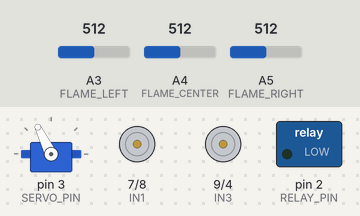
A sketch run on a simulated Arduino Uno, built with avr-gcc and run on an emulated ATmega328P. On the bench: servo, motor-driver pin pairs drawn as motors (green arrow = first pin HIGH = forward, orange = second pin HIGH = backward, longer = more drive, scaled by the enable pin), switched loads named in the sketch (green lamp = pin HIGH). The test bench sets the inputs (shaded band); at power-on: A4 (FLAME_CENTER) = 512, A3 (FLAME_LEFT) = 512, A5 (FLAME_RIGHT) = 512.

Above: at 1.2 s.
1.3 s: A4 (FLAME_CENTER) set to 790
At 1.97 s:
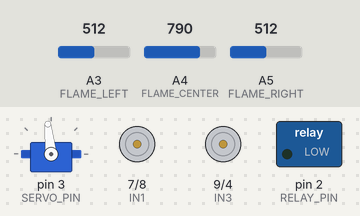
4.3 s: A4 (FLAME_CENTER) set to 813
At 4.71 s:
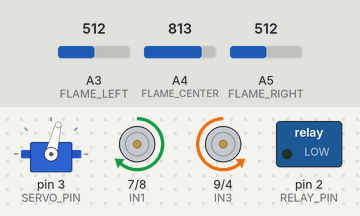
7.3 s: A3 (FLAME_LEFT) set to 787
10.3 s: A3 (FLAME_LEFT) set to 816
At 10.48 s:
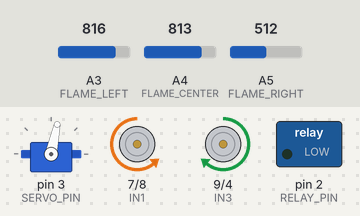
13.3 s: A5 (FLAME_RIGHT) set to 786
16.3 s: A5 (FLAME_RIGHT) set to 813
At 17.2 s:
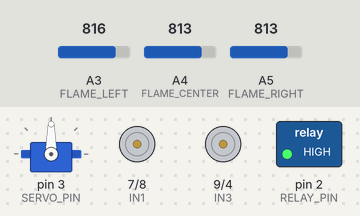
Timing chart, 0 to 18.8 s (numbered marks = the images above; inputs shaded):
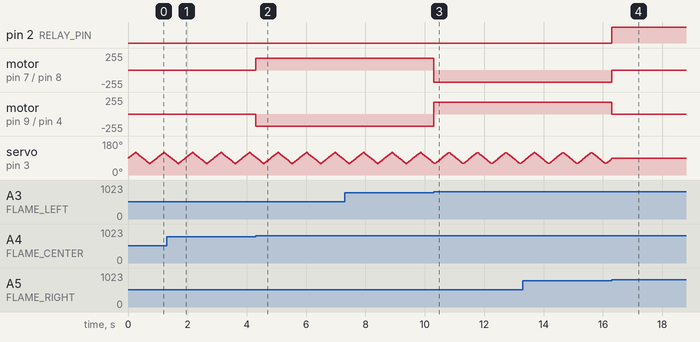

Measured:
- the behaviour switches between 799 and 800 on A4 (FLAME_CENTER) (found by bisection; images 1 and 2)
- the behaviour switches between 799 and 800 on A3 (FLAME_LEFT) (found by bisection; images 2 and 3)
- the behaviour switches between 799 and 800 on A5 (FLAME_RIGHT) (found by bisection; images 3 and 4)
- after the input at 4.3 s, motor on pin 7 (IN1) / pin 8 (IN2): stopped → forward 180/255 at once; motor on pin 9 (IN3) / pin 4 (IN4): stopped → backward 180/255 at once
- after the input at 10.3 s, motor on pin 7 (IN1) / pin 8 (IN2): forward 180/255 → backward 180/255 at once; motor on pin 9 (IN3) / pin 4 (IN4): backward 180/255 → forward 180/255 at once
- after the input at 16.3 s, pin 2 (RELAY_PIN): LOW → HIGH at once; motor on pin 7 (IN1) / pin 8 (IN2): backward 180/255 → stopped at once; motor on pin 9 (IN3) / pin 4 (IN4): forward 180/255 → stopped at once; servo on pin 3 (SERVO_PIN): goes on until 16.3 s, then stays 90°

The sketch:

Fire_Suppression_Robotic_Vehicle_Code.ino
```cpp
#include <SoftwareSerial.h>
#include <Servo.h>

// ---------------------- Pin Definitions ----------------------
SoftwareSerial BT(10, 11); // TX, RX

// Motor driver pins
const int ENA = 5;
const int ENB = 6;
const int IN1 = 7;
const int IN2 = 8;
const int IN3 = 9;
const int IN4 = 4;

// Flame Sensors and Relay
const int FLAME_LEFT = A3;
const int FLAME_CENTER = A4;
const int FLAME_RIGHT = A5;
const int RELAY_PIN = 2;
const int FIRE_THRESHOLD = 800;

// Servo setup
const int SERVO_PIN = 3;
Servo waterServo;

// ---------------------- Global Variables ----------------------
int Speed = 180;

// Fire/Servo variables
bool isFightingFire = false;
unsigned long lastServoMoveTime = 0;
int servoPos = 90;
int servoDirection = 2; // Smaller step (2 degrees) for smoother movement

// ---------------------- Setup ----------------------
void setup() {
  Serial.begin(9600);
  BT.begin(9600);

  waterServo.attach(SERVO_PIN);
  waterServo.write(90);

  pinMode(ENA, OUTPUT); pinMode(ENB, OUTPUT);
  pinMode(IN1, OUTPUT); pinMode(IN2, OUTPUT);
  pinMode(IN3, OUTPUT); pinMode(IN4, OUTPUT);

  pinMode(RELAY_PIN, OUTPUT);
  digitalWrite(RELAY_PIN, HIGH); // Pump off by default

  pinMode(FLAME_LEFT, INPUT);
  pinMode(FLAME_CENTER, INPUT);
  pinMode(FLAME_RIGHT, INPUT);

  stopCar();
}

// ---------------------- Main Loop ----------------------
void loop() {
  checkFire();          // Check for emergencies, steer towards fire, and pump
  checkBluetooth();     // Process BT commands (works when there is no fire)
  handleServoLine();    // Sweep servo if pumping
}

// ---------------------- Core Functions ----------------------

void checkBluetooth() {
  // Only process manual commands if the robot isn't busy fighting a fire
  if (!isFightingFire) {
    while (BT.available()) {
      char cmd = BT.read();
      executeCommand(cmd);
    }
  } else {
    // Clear the Bluetooth buffer so commands don't queue up while fighting fire
    while (BT.available()) {
      BT.read();
    }
  }
}

void checkFire() {
  int fLeft = analogRead(FLAME_LEFT);
  int fCenter = analogRead(FLAME_CENTER);
  int fRight = analogRead(FLAME_RIGHT);

  // Check if ANY fire sensor detects fire
  if (fCenter < FIRE_THRESHOLD || fLeft < FIRE_THRESHOLD || fRight < FIRE_THRESHOLD) {
    isFightingFire = true;
    digitalWrite(RELAY_PIN, LOW); // Turn ON pump

    // Autonomous movement to track the fire
    if (fCenter < FIRE_THRESHOLD) {
      // Fire is directly in front: Stop moving and focus on spraying
      stopCar();
    } else if (fLeft < FIRE_THRESHOLD) {
      // Fire is to the left: Turn left to face it
      left();
    } else if (fRight < FIRE_THRESHOLD) {
      // Fire is to the right: Turn right to face it
      right();
    }

  } else {
    if (isFightingFire) {
      // Fire is extinguished or lost, turn off pump and center the nozzle
      digitalWrite(RELAY_PIN, HIGH); // Turn OFF pump
      waterServo.write(90);
      stopCar();                     // Stop autonomous movement
      isFightingFire = false;
    }
  }
}

void handleServoLine() {
  if (isFightingFire) {
    // Move servo slightly every 15 milliseconds for a very smooth sweep
    if (millis() - lastServoMoveTime > 15) {
      lastServoMoveTime = millis();
      servoPos += servoDirection;

      // Reverse direction at the edges (sweeps between 60 and 120 degrees)
      if (servoPos >= 120) servoDirection = -2;
      else if (servoPos <= 60) servoDirection = 2;

      waterServo.write(servoPos);
    }
  }
}

// ---------------------- Command Execution ----------------------
void executeCommand(char cmd) {
  switch (cmd) {
    case 'F': forward(); break;
    case 'B': backward(); break;
    case 'L': left(); break;
    case 'R': right(); break;
    case 'S': stopCar(); break;

    case '0': Speed = 100; break;
    case '1': Speed = 140; break;
    case '2': Speed = 153; break;
    case '3': Speed = 165; break;
    case '4': Speed = 178; break;
    case '5': Speed = 191; break;
    case '6': Speed = 204; break;
    case '7': Speed = 216; break;
    case '8': Speed = 229; break;
    case '9': Speed = 242; break;
    case 'q': Speed = 255; break;
  }
}

// ---------------------- Motor Controls ----------------------
void forward() {
  digitalWrite(IN1, LOW); digitalWrite(IN2, HIGH);
  digitalWrite(IN3, LOW); digitalWrite(IN4, HIGH);
  analogWrite(ENA, Speed); analogWrite(ENB, Speed);
}

void backward() {
  digitalWrite(IN1, HIGH); digitalWrite(IN2, LOW);
  digitalWrite(IN3, HIGH); digitalWrite(IN4, LOW);
  analogWrite(ENA, Speed); analogWrite(ENB, Speed);
}

void left() {
  digitalWrite(IN1, HIGH); digitalWrite(IN2, LOW);
  digitalWrite(IN3, LOW); digitalWrite(IN4, HIGH);
  analogWrite(ENA, Speed); analogWrite(ENB, Speed);
}

void right() {
  digitalWrite(IN1, LOW); digitalWrite(IN2, HIGH);
  digitalWrite(IN3, HIGH); digitalWrite(IN4, LOW);
  analogWrite(ENA, Speed); analogWrite(ENB, Speed);
}

void stopCar() {
  digitalWrite(IN1, LOW); digitalWrite(IN2, LOW);
  digitalWrite(IN3, LOW); digitalWrite(IN4, LOW);
  analogWrite(ENA, 0); analogWrite(ENB, 0);
}
```
